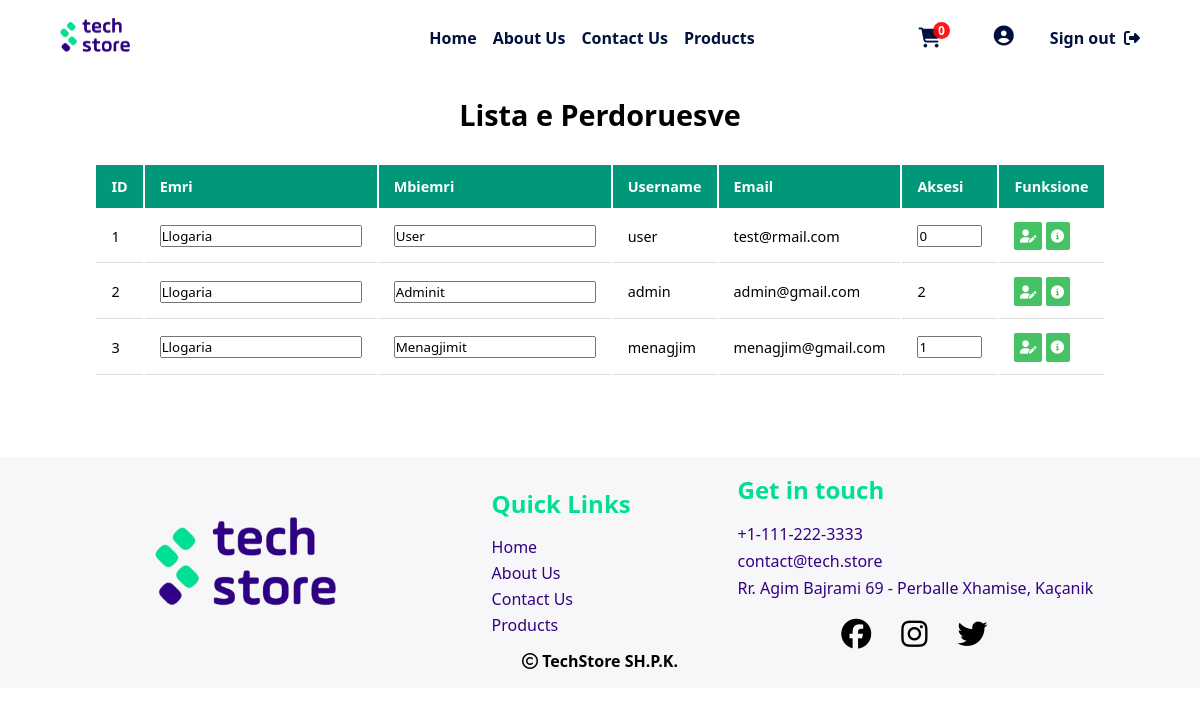
Page /php/admin/perdoruesit.php (signed in) on the earlier database version.
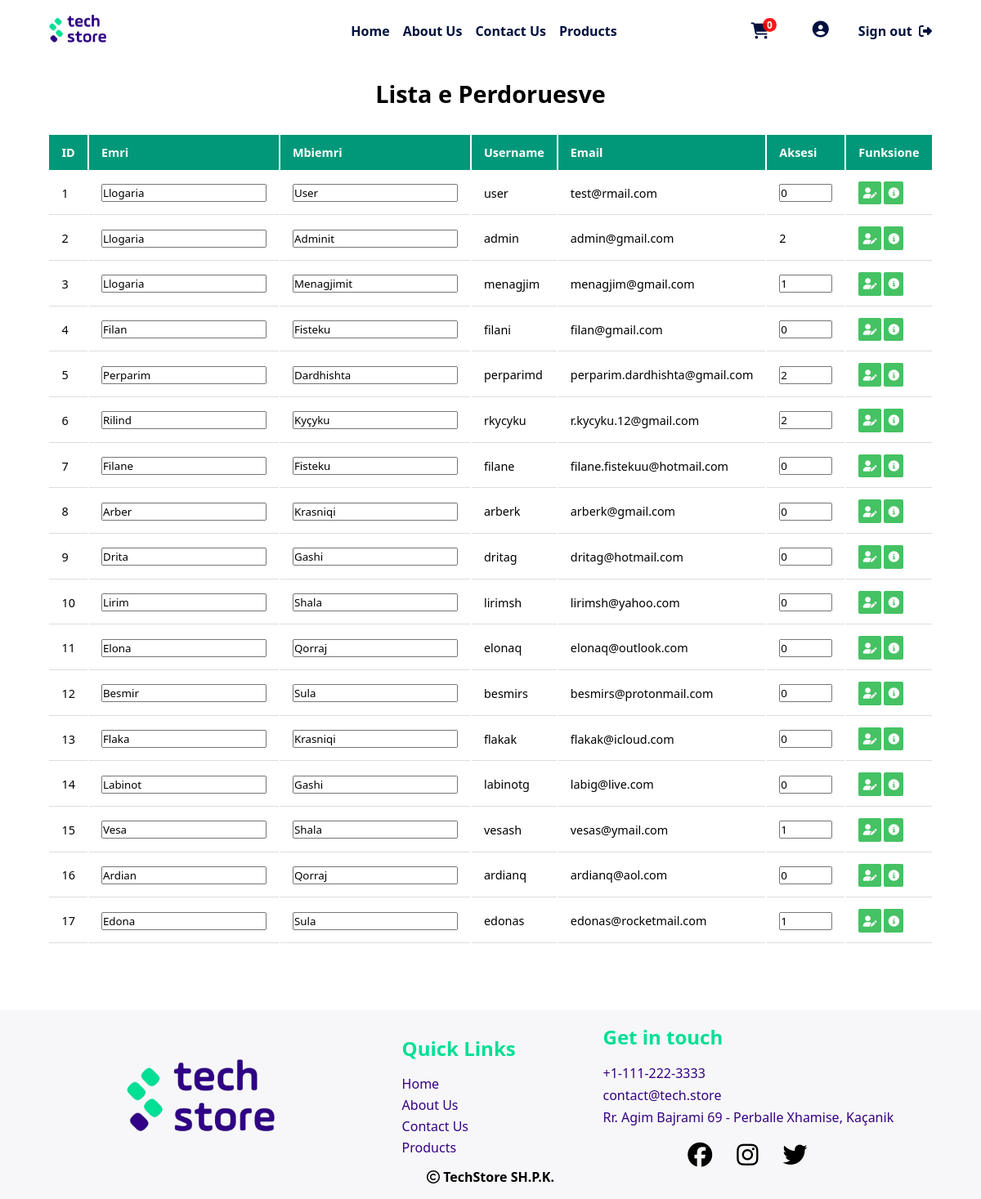
Same page on the later database version.
### tables this page shows
CREATE TABLE IF NOT EXISTS `user` (
  `userID` int(11) NOT NULL AUTO_INCREMENT,
  `emri` varchar(20) NOT NULL,
  `mbiemri` varchar(30) DEFAULT NULL,
  `username` varchar(20) NOT NULL,
  `email` varchar(50) DEFAULT NULL,
  `password` varchar(60) NOT NULL,
  `aksesi` int(1) NOT NULL DEFAULT 0,
  PRIMARY KEY (`userID`)
);

### php/db/dbcon.php (called while the page is built)
<?php
class dbCon
{
    private $conn = '';
    private $hostiIDB = 'localhost';
    private $emriDB = 'techstoredb';
    private $dbUsername = 'root';
    private $dbPass = '';
    public function connDB()
    {
        try {
            $this->conn = new PDO(
                "mysql:host=$this->hostiIDB;dbname=$this->emriDB", $this->dbUsername, $this->dbPass,
                [PDO::ATTR_DEFAULT_FETCH_MODE => PDO::FETCH_ASSOC]
            );
        } catch (PDOException $pdoe) {
            die("Nuk mund të lidhej me bazën e të dhënave {$this->emriDB} :" . $pdoe->getMessage());
        }
        return $this->conn;
    }
}
?>

### php/CRUD/userCRUD.php (called while the page is built, shortened)
<?php
require_once('../db/dbcon.php');
class userCRUD extends dbCon
{
    private $dbConn;
    public function __construct($userID = '', $emri = '', $mbiemri = '', $username = '', $email = '', $password = '', $aksesi = '')
    {
        $this->dbConn = $this->connDB();
    }
    public function shfaqTeGjithePerdoruesit()
    {
        try {
            $sql = 'SELECT * from user';
            $stm = $this->dbConn->prepare($sql);
            $stm->execute();
            return $stm->fetchAll();
        } catch (Exception $e) {
            return $e->getMessage();
        }
    }
}
?>

### php/admin/perdoruesit.php (the view, shortened to what this page needs)
<?php
require_once('../CRUD/userCRUD.php');
$userCRUD = new userCRUD();
?>
<!DOCTYPE html>
<html lang="en">
<head>
  <link rel="stylesheet" href="../../css/adminDashboard.css" />
  <link rel="stylesheet" href="../../css/mesazhetStyle.css" />
</head>
<body>
  <?php include '../design/header.php' ?>
  <div class="containerDashboardP">
    <h1>Lista e Perdoruesve</h1>
    <table>
      <tr>
        <th>ID</th>
        <th>Emri</th>
        <th>Mbiemri</th>
        <th>Username</th>
        <th>Email</th>
        <th>Aksesi</th>
        <th>Funksione</th>
      </tr>
      <?php
      $perdoruesit = $userCRUD->shfaqTeGjithePerdoruesit();
      foreach ($perdoruesit as $perdoruesi) {
        ?>
        <tr>
          <td id="userID_<?php echo $perdoruesi['userID'] ?>"><?php echo $perdoruesi['userID'] ?></td>
          <td><input id="emri_<?php echo $perdoruesi['userID'] ?>" type="text" placeholder="Emri"
              value="<?php echo $perdoruesi['emri'] ?>"></td>
          <td><input id="mbiemri_<?php echo $perdoruesi['userID'] ?>" type="text" placeholder=""
              value="<?php echo $perdoruesi['mbiemri'] ?>"></td>
          <td>
            <?php echo $perdoruesi['username'] ?>
          </td>
          <td>
            <?php echo $perdoruesi['email'] ?>
          </td>
          <?php
          if ($_SESSION['aksesi'] != 2 || $perdoruesi['userID'] == $_SESSION['userID']) {
            ?>
            <td id="aksesi_<?php echo $perdoruesi['userID'] ?>"><?php echo $perdoruesi['aksesi'] ?></td>
            <?php
          } else {
            ?>
            <td><input id="aksesi_<?php echo $perdoruesi['userID'] ?>" type="number" min="0" max="2" placeholder="Aksesi"
                value="<?php echo $perdoruesi['aksesi'] ?>"></td>
            <?php
          }
          ?>
          <td><button class="edito" onclick="return ndryshoTeDhenat(<?php echo $perdoruesi['userID'] ?>); "><i class="fa-solid">&#xf4ff;</i></button>
            <button class="edito"><a
                href="../userPages/porosit.php?userID=<?php echo $perdoruesi['userID'] ?>"><i class="fa-solid">&#xf05a;</i></a></button>
          </td>
        </tr>
        <?php
      }
      ?>
    </table>
  </div>
  <?php
  include '../design/footer.php';
  include('../funksione/importimiScriptave.php') ?>
</body>
</html>

### php/design/header.php (shortened to what this page needs)
<!DOCTYPE html>
<html lang="en">
<head>
    <link rel="stylesheet" href="../../css/header.css" />
</head>
<body>
    <header>
        <nav class="nav">
            <div class="nav-left">
                <a class="logo" href="../pages/index.php"><img src="../../img/web/techstoreLogoWhiteSquare.png"
                        alt=""></a>
            </div>
            <ul class="nav-links">
                <div class="nav-center">
                    <li class="nav-item">
                        <a href="../pages/index.php">Home</a>
                    </li>
                    <li class="nav-item">
                        <a href="../pages/aboutUs.php">About Us</a>
                    </li>
                    <li class="nav-item">
                        <a href="../pages/contactForm.php">Contact Us</a>
                    </li>
                    <li class="nav-item">
                        <a href="../pages/produktet.php">Products</a>
                    </li>
                </div>
                <div class="nav-right">
                    <li class="nav-item">
                        <a href="../pages/shporta.php"><span class="fa badge fa-lg" value="<?php
                        if (isset($_SESSION['shportaBlerjes'])) {
                            echo count($_SESSION['shportaBlerjes']);
                        } else {
                            echo 0;
                        } ?>">&#xf07a;</span></a>
                    </li>
                    <?php
                    if (isset($_SESSION['name'])) {
                        ?>
                        <li class="nav-item">
                            <div class="dropdown">
                                <button class="dropbtn"><a href="../userPages/userDashboard.php"><span
                                            class="fa fa-lg">&#xf2bd;</span></a>
                                </button>
                            </div>
                        </li>
                        <?php
                    }
                    ?>
                    <?php
                    if (isset($_SESSION['name'])) {
                        ?>
                        <li class="nav-item">
                            <a href="../funksione/logout.php">Sign out &nbsp;<i class="fa-solid">&#xf2f5;</i></a>
                        </li>
                        <?php
                    }
                    ?>
                </div>
            </ul>
        </nav>
    </header>
</body>
</html>

### php/design/footer.php (shortened to what this page needs)
<!DOCTYPE html>
<html lang="en">
<head>
  <link rel="stylesheet" href="../../css/footer.css">
</head>
<body>
  <footer>
    <div class="footer">
      <div class="footer-logo">
        <img src="../../img/web/techstoreLogoWhiteSquare.png" alt="">
      </div>
      <div class="footer-nav">
        <h2 class="footer-nav-title">Quick Links</h2>
        <ul>
          <li><a href="../pages/index.php">Home</a></li>
          <li><a href="../pages/aboutUs.php">About Us</a></li>
          <li><a href="../pages/contactForm.php">Contact Us</a></li>
          <li><a href="../pages/produktet.php">Products</a></li>
        </ul>
      </div>
      <div class="footer-contact">
        <h2 class="footer-nav-title">Get in touch</h2>
        <ul>
          <li><a href="tel:+11112223333">+1-111-222-3333</a></li>
          <li><a href="mailto:contact@tech.store">contact@tech.store</a></li>
          <li>Rr. Agim Bajrami 69 - Perballe Xhamise, Kaçanik</li>
        </ul>
        <div class="footer-social-icons">
          <a href="https://facebook.com"><i class="fa-brands">&#xf09a;</i></a>
          <a href="https://instagram.com"><i class="fa-brands">&#xf16d;</i></a>
          <a href="https://twitter.com"><i class="fa-brands">&#xf099;</i></a>
        </div>
      </div>
     </div>
    <div class="copyright">
      <i class="fa-regular">&#xf1f9;</i> TechStore SH.P.K.
    </div>
  </footer>
</body>
</html>

### css/adminDashboard.css (style rules this page uses)
.containerDashboardP { display: flex; justify-content: center; align-items: center; margin: 25px 0; font-size: 0.9em; min-width: 400px; flex-direction: column; gap: 2em; flex-wrap: wrap; }
.containerDashboardP tr th { background-color: #009879; color: #ffffff; text-align: left; font-weight: bold; }
.containerDashboardP th, .containerDashboardP td { padding: 12px 15px; }
.containerDashboardP tr td { border-bottom: 1px solid #dddddd; }
.edito { padding: 0.4em; background-color: #45c263; border: none; border-radius: 2px; }
.edito, .edito a { color: white; }
img { width: 25px; }

### css/header.css (style rules this page uses)
header { position: sticky; top: 0; width: 100%; padding: 0 5%; display: flex; justify-content: center; align-items: center; background-color: white; z-index: 2000; }
.nav { display: flex; align-items: center; width: 100%; min-height: 70px; justify-content: space-between; }
.nav ul li { display: flex; justify-content: center; align-items: center; position: relative; }
.nav-center { display: flex; justify-content: center; width: 100%; gap: 1em; }
.nav-right { display: flex; justify-content: flex-end; width: 100%; gap: 1em; align-items: center; }
.logo img { width: 70px; aspect-ratio: 3/2; object-fit: contain; }
.nav-links { display: flex; align-items: center; justify-content: center; gap: 2em; width: 100%; }
.nav-links a { color: #00113f; font-weight: 600; }
.badge:after { content: attr(value); font-size: 12px; color: #fff; background: red; border-radius: 50%; padding: 0 5px; position: relative; left: -8px; top: -10px; opacity: 0.9; }
.dropdown { float: left; overflow: hidden; }
.dropbtn span { color: #00113f; }
.dropdown .dropbtn { font-size: 16px; border: none; outline: none; color: white; padding: 20px 20px; background-color: inherit; font-family: inherit; margin: 0; }
@media (min-width: 1025px) { .nav-left { display: flex; justify-content: flex-start; width: 50%; } }

### css/footer.css (style rules this page uses)
footer { display: flex; flex-direction: column; align-items: center; flex-wrap: wrap; background-color: #f7f7f9; margin-top: 5em; }
.footer { display: flex; justify-content: space-evenly; align-items: center; flex-wrap: wrap; width: 100%; height: fit-content; margin-top: 1em; }
.footer-logo { display: flex; justify-content: center; align-items: center; }
.footer-logo img { width: 65%; aspect-ratio: 3/2; object-fit: contain; margin-top: 1em; margin-bottom: 1em; }
.footer-nav { display: flex; flex-direction: column; }
.footer-nav-title { color: #01df93; margin-bottom: 0.5em; }
.footer-nav li, a { list-style: none; color: #340182; padding-top: 4px; }
.footer-contact { display: flex; flex-direction: column; }
.footer-contact li, a { list-style: none; color: #340182; padding-top: 5px; }
.footer-social-icons { display: flex; align-items: center; justify-content: center; flex-wrap: wrap; margin-right: 2em; }
.footer-social-icons i { margin-top: 0.5em; margin-left: 1em; font-size: 30px; color: black; }
.copyright { width: 100%; margin-bottom: 1em; text-align: center; font-weight: bold; }

Differences in the rows shown:
added user: userID "4", emri "Filan", mbiemri "Fisteku", username "filani", email "filan@gmail.com", aksesi "0"
added user: userID "5", emri "Perparim", mbiemri "Dardhishta", username "perparimd", email "perparim.dardhishta@gmail.com", aksesi "2"
added user: userID "6", emri "Rilind", mbiemri "Kyçyku", username "rkycyku", email "r.kycyku.12@gmail.com", aksesi "2"
added user: userID "7", emri "Filane", mbiemri "Fisteku", username "filane", email "filane.fistekuu@hotmail.com", aksesi "0"
added user: userID "8", emri "Arber", mbiemri "Krasniqi", username "arberk", email "arberk@gmail.com", aksesi "0"
added user: userID "9", emri "Drita", mbiemri "Gashi", username "dritag", email "dritag@hotmail.com", aksesi "0"
added user: userID "10", emri "Lirim", mbiemri "Shala", username "lirimsh", email "lirimsh@yahoo.com", aksesi "0"
added user: userID "11", emri "Elona", mbiemri "Qorraj", username "elonaq", email "elonaq@outlook.com", aksesi "0"
added user: userID "12", emri "Besmir", mbiemri "Sula", username "besmirs", email "besmirs@protonmail.com", aksesi "0"
added user: userID "13", emri "Flaka", mbiemri "Krasniqi", username "flakak", email "flakak@icloud.com", aksesi "0"
added user: userID "14", emri "Labinot", mbiemri "Gashi", username "labinotg", email "labig@live.com", aksesi "0"
added user: userID "15", emri "Vesa", mbiemri "Shala", username "vesash", email "vesas@ymail.com", aksesi "1"
added user: userID "16", emri "Ardian", mbiemri "Qorraj", username "ardianq", email "ardianq@aol.com", aksesi "0"
added user: userID "17", emri "Edona", mbiemri "Sula", username "edonas", email "edonas@rocketmail.com", aksesi "1"
